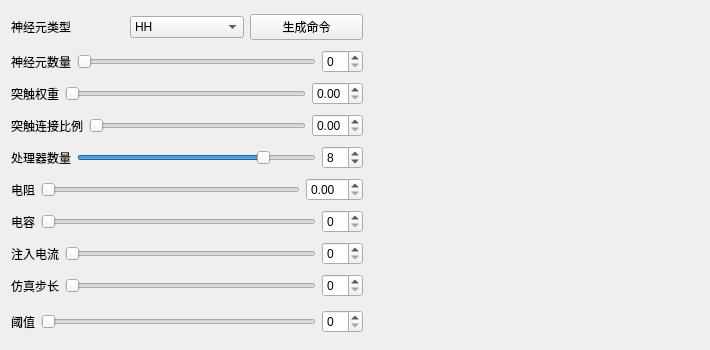
<?xml version="1.0" encoding="UTF-8"?>
<ui version="4.0">
 <class>NeuConfigWidget</class>
 <widget class="QWidget" name="NeuConfigWidget">
  <property name="geometry">
   <rect>
    <x>0</x>
    <y>0</y>
    <width>710</width>
    <height>350</height>
   </rect>
  </property>
  <property name="minimumSize">
   <size>
    <width>710</width>
    <height>350</height>
   </size>
  </property>
  <property name="windowTitle">
   <string notr="true">神经元配置</string>
  </property>
  <layout class="QGridLayout" name="gridLayout">
   <item row="0" column="0">
    <layout class="QHBoxLayout" name="horizontalLayout_2">
     <item>
      <widget class="QLabel" name="NeuClass_LB">
       <property name="text">
        <string>神经元类型</string>
       </property>
      </widget>
     </item>
     <item>
      <widget class="QComboBox" name="NeuClass_CB">
       <item>
        <property name="text">
         <string>HH</string>
        </property>
       </item>
       <item>
        <property name="text">
         <string>LIF</string>
        </property>
       </item>
       <item>
        <property name="text">
         <string>Izhikevich</string>
        </property>
       </item>
      </widget>
     </item>
     <item>
      <widget class="QPushButton" name="CreateCmd_BT">
       <property name="text">
        <string>生成命令</string>
       </property>
      </widget>
     </item>
    </layout>
   </item>
   <item row="0" column="1" rowspan="10">
    <widget class="NeuPaint" name="NeuWidget" native="true">
     <property name="minimumSize">
      <size>
       <width>330</width>
       <height>330</height>
      </size>
     </property>
    </widget>
   </item>
   <item row="1" column="0">
    <layout class="QHBoxLayout" name="horizontalLayout_3">
     <item>
      <widget class="QLabel" name="NeuCount_LB">
       <property name="text">
        <string>神经元数量</string>
       </property>
      </widget>
     </item>
     <item>
      <widget class="QSlider" name="NeuCount_SL">
       <property name="minimum">
        <number>0</number>
       </property>
       <property name="maximum">
        <number>20</number>
       </property>
       <property name="singleStep">
        <number>0</number>
       </property>
       <property name="pageStep">
        <number>1</number>
       </property>
       <property name="sliderPosition">
        <number>0</number>
       </property>
       <property name="orientation">
        <enum>Qt::Horizontal</enum>
       </property>
      </widget>
     </item>
     <item>
      <widget class="QSpinBox" name="NeuCount_SB">
       <property name="minimum">
        <number>0</number>
       </property>
       <property name="maximum">
        <number>20</number>
       </property>
       <property name="singleStep">
        <number>1</number>
       </property>
      </widget>
     </item>
    </layout>
   </item>
   <item row="2" column="0">
    <layout class="QHBoxLayout" name="horizontalLayout">
     <item>
      <widget class="QLabel" name="SynWeight_LB">
       <property name="text">
        <string>突触权重</string>
       </property>
      </widget>
     </item>
     <item>
      <widget class="QSlider" name="SynWeight_SL">
       <property name="maximum">
        <number>100</number>
       </property>
       <property name="orientation">
        <enum>Qt::Horizontal</enum>
       </property>
      </widget>
     </item>
     <item>
      <widget class="QDoubleSpinBox" name="SynWeight_SB">
       <property name="maximum">
        <double>1.000000000000000</double>
       </property>
       <property name="singleStep">
        <double>0.010000000000000</double>
       </property>
      </widget>
     </item>
    </layout>
   </item>
   <item row="3" column="0">
    <layout class="QHBoxLayout" name="horizontalLayout_4">
     <item>
      <widget class="QLabel" name="SynRatio_LB">
       <property name="text">
        <string>突触连接比例</string>
       </property>
      </widget>
     </item>
     <item>
      <widget class="QSlider" name="SynRatio_SL">
       <property name="maximum">
        <number>100</number>
       </property>
       <property name="orientation">
        <enum>Qt::Horizontal</enum>
       </property>
      </widget>
     </item>
     <item>
      <widget class="QDoubleSpinBox" name="SynRatio_SB">
       <property name="maximum">
        <double>1.000000000000000</double>
       </property>
       <property name="singleStep">
        <double>0.010000000000000</double>
       </property>
      </widget>
     </item>
    </layout>
   </item>
   <item row="4" column="0">
    <layout class="QHBoxLayout" name="horizontalLayout_5">
     <item>
      <widget class="QLabel" name="CpuCount_LB">
       <property name="text">
        <string>处理器数量</string>
       </property>
      </widget>
     </item>
     <item>
      <widget class="QSlider" name="CpuCount_SL">
       <property name="maximum">
        <number>10</number>
       </property>
       <property name="pageStep">
        <number>1</number>
       </property>
       <property name="sliderPosition">
        <number>8</number>
       </property>
       <property name="orientation">
        <enum>Qt::Horizontal</enum>
       </property>
      </widget>
     </item>
     <item>
      <widget class="QSpinBox" name="CpuCount_SB">
       <property name="maximum">
        <number>10</number>
       </property>
       <property name="value">
        <number>8</number>
       </property>
      </widget>
     </item>
    </layout>
   </item>
   <item row="5" column="0">
    <layout class="QHBoxLayout" name="horizontalLayout_6">
     <item>
      <widget class="QLabel" name="R_LB">
       <property name="text">
        <string>电阻</string>
       </property>
      </widget>
     </item>
     <item>
      <widget class="QSlider" name="R_SL">
       <property name="orientation">
        <enum>Qt::Horizontal</enum>
       </property>
      </widget>
     </item>
     <item>
      <widget class="QDoubleSpinBox" name="R_SB"/>
     </item>
    </layout>
   </item>
   <item row="6" column="0">
    <layout class="QHBoxLayout" name="horizontalLayout_7">
     <item>
      <widget class="QLabel" name="C_LB">
       <property name="text">
        <string>电容</string>
       </property>
      </widget>
     </item>
     <item>
      <widget class="QSlider" name="C_SL">
       <property name="orientation">
        <enum>Qt::Horizontal</enum>
       </property>
      </widget>
     </item>
     <item>
      <widget class="QSpinBox" name="C_SB"/>
     </item>
    </layout>
   </item>
   <item row="7" column="0">
    <layout class="QHBoxLayout" name="horizontalLayout_8">
     <item>
      <widget class="QLabel" name="C_LB_2">
       <property name="text">
        <string>注入电流</string>
       </property>
      </widget>
     </item>
     <item>
      <widget class="QSlider" name="C_SL_2">
       <property name="orientation">
        <enum>Qt::Horizontal</enum>
       </property>
      </widget>
     </item>
     <item>
      <widget class="QSpinBox" name="C_SB_2"/>
     </item>
    </layout>
   </item>
   <item row="8" column="0">
    <layout class="QHBoxLayout" name="horizontalLayout_9">
     <item>
      <widget class="QLabel" name="C_LB_3">
       <property name="text">
        <string>仿真步长</string>
       </property>
      </widget>
     </item>
     <item>
      <widget class="QSlider" name="C_SL_3">
       <property name="orientation">
        <enum>Qt::Horizontal</enum>
       </property>
      </widget>
     </item>
     <item>
      <widget class="QSpinBox" name="C_SB_3"/>
     </item>
    </layout>
   </item>
   <item row="9" column="0">
    <layout class="QHBoxLayout" name="horizontalLayout_10">
     <item>
      <widget class="QLabel" name="C_LB_4">
       <property name="text">
        <string>阈值</string>
       </property>
      </widget>
     </item>
     <item>
      <widget class="QSlider" name="C_SL_4">
       <property name="orientation">
        <enum>Qt::Horizontal</enum>
       </property>
      </widget>
     </item>
     <item>
      <widget class="QSpinBox" name="C_SB_4"/>
     </item>
    </layout>
   </item>
  </layout>
 </widget>
 <customwidgets>
  <customwidget>
   <class>NeuPaint</class>
   <extends>QWidget</extends>
   <header location="global">neupaint.h</header>
   <container>1</container>
  </customwidget>
 </customwidgets>
 <resources/>
 <connections/>
</ui>
